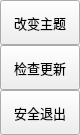
                 <widget class="QFrame" name="extraRightBox">
                  <property name="minimumSize">
                   <size>
                    <width>0</width>
                    <height>0</height>
                   </size>
                  </property>
                  <property name="maximumSize">
                   <size>
                    <width>0</width>
                    <height>16777215</height>
                   </size>
                  </property>
                  <property name="frameShape">
                   <enum>QFrame::Shape::NoFrame</enum>
                  </property>
                  <property name="frameShadow">
                   <enum>QFrame::Shadow::Raised</enum>
                  </property>
                  <layout class="QVBoxLayout" name="verticalLayout_7">
                   <property name="spacing">
                    <number>0</number>
                   </property>
                   <property name="leftMargin">
                    <number>0</number>
                   </property>
                   <property name="topMargin">
                    <number>0</number>
                   </property>
                   <property name="rightMargin">
                    <number>0</number>
                   </property>
                   <property name="bottomMargin">
                    <number>0</number>
                   </property>
                   <item>
                    <widget class="QFrame" name="themeSettingsTopDetail">
                     <property name="maximumSize">
                      <size>
                       <width>16777215</width>
                       <height>3</height>
                      </size>
                     </property>
                     <property name="frameShape">
                      <enum>QFrame::Shape::NoFrame</enum>
                     </property>
                     <property name="frameShadow">
                      <enum>QFrame::Shadow::Raised</enum>
                     </property>
                    </widget>
                   </item>
                   <item>
                    <widget class="QFrame" name="contentSettings">
                     <property name="minimumSize">
                      <size>
                       <width>0</width>
                       <height>0</height>
                      </size>
                     </property>
                     <property name="frameShape">
                      <enum>QFrame::Shape::NoFrame</enum>
                     </property>
                     <property name="frameShadow">
                      <enum>QFrame::Shadow::Raised</enum>
                     </property>
                     <layout class="QVBoxLayout" name="verticalLayout_13">
                      <property name="spacing">
                       <number>0</number>
                      </property>
                      <property name="leftMargin">
                       <number>0</number>
                      </property>
                      <property name="topMargin">
                       <number>0</number>
                      </property>
                      <property name="rightMargin">
                       <number>0</number>
                      </property>
                      <property name="bottomMargin">
                       <number>0</number>
                      </property>
                      <item alignment="Qt::AlignmentFlag::AlignTop">
                       <widget class="QFrame" name="topMenus">
                        <property name="frameShape">
                         <enum>QFrame::Shape::NoFrame</enum>
                        </property>
                        <property name="frameShadow">
                         <enum>QFrame::Shadow::Raised</enum>
                        </property>
                        <layout class="QVBoxLayout" name="verticalLayout_14">
                         <property name="spacing">
                          <number>0</number>
                         </property>
                         <property name="leftMargin">
                          <number>0</number>
                         </property>
                         <property name="topMargin">
                          <number>0</number>
                         </property>
                         <property name="rightMargin">
                          <number>0</number>
                         </property>
                         <property name="bottomMargin">
                          <number>0</number>
                         </property>
                         <item>
                          <widget class="QPushButton" name="btn_themechange">
                           <property name="sizePolicy">
                            <sizepolicy hsizetype="Expanding" vsizetype="Fixed">
                             <horstretch>0</horstretch>
                             <verstretch>0</verstretch>
                            </sizepolicy>
                           </property>
                           <property name="minimumSize">
                            <size>
                             <width>0</width>
                             <height>45</height>
                            </size>
                           </property>
                           <property name="font">
                            <font>
                             <family>Segoe UI</family>
                             <pointsize>10</pointsize>
                             <italic>false</italic>
                             <bold>false</bold>
                            </font>
                           </property>
                           <property name="cursor">
                            <cursorShape>PointingHandCursor</cursorShape>
                           </property>
                           <property name="layoutDirection">
                            <enum>Qt::LayoutDirection::LeftToRight</enum>
                           </property>
                           <property name="styleSheet">
                            <string notr="true">background-image: url(:/icons/images/icons/cil-highligt.png);</string>
                           </property>
                           <property name="text">
                            <string>改变主题</string>
                           </property>
                          </widget>
                         </item>
                         <item>
                          <widget class="QPushButton" name="btn_update">
                           <property name="sizePolicy">
                            <sizepolicy hsizetype="Expanding" vsizetype="Fixed">
                             <horstretch>0</horstretch>
                             <verstretch>0</verstretch>
                            </sizepolicy>
                           </property>
                           <property name="minimumSize">
                            <size>
                             <width>0</width>
                             <height>45</height>
                            </size>
                           </property>
                           <property name="font">
                            <font>
                             <family>Segoe UI</family>
                             <pointsize>10</pointsize>
                             <italic>false</italic>
                             <bold>false</bold>
                            </font>
                           </property>
                           <property name="cursor">
                            <cursorShape>PointingHandCursor</cursorShape>
                           </property>
                           <property name="layoutDirection">
                            <enum>Qt::LayoutDirection::LeftToRight</enum>
                           </property>
                           <property name="styleSheet">
                            <string notr="true">background-image: url(:/icons/images/icons/cil-cloud-upload.png);</string>
                           </property>
                           <property name="text">
                            <string>检查更新</string>
                           </property>
                          </widget>
                         </item>
                         <item>
                          <widget class="QPushButton" name="btn_logout">
                           <property name="sizePolicy">
                            <sizepolicy hsizetype="Expanding" vsizetype="Fixed">
                             <horstretch>0</horstretch>
                             <verstretch>0</verstretch>
                            </sizepolicy>
                           </property>
                           <property name="minimumSize">
                            <size>
                             <width>0</width>
                             <height>45</height>
                            </size>
                           </property>
                           <property name="font">
                            <font>
                             <family>Segoe UI</family>
                             <pointsize>10</pointsize>
                             <italic>false</italic>
                             <bold>false</bold>
                            </font>
                           </property>
                           <property name="cursor">
                            <cursorShape>PointingHandCursor</cursorShape>
                           </property>
                           <property name="layoutDirection">
                            <enum>Qt::LayoutDirection::LeftToRight</enum>
                           </property>
                           <property name="styleSheet">
                            <string notr="true">background-image: url(:/icons/images/icons/cil-x-circle.png);</string>
                           </property>
                           <property name="text">
                            <string>安全退出</string>
                           </property>
                          </widget>
                         </item>
                        </layout>
                       </widget>
                      </item>
                     </layout>
                    </widget>
                   </item>
                  </layout>
                 </widget>
